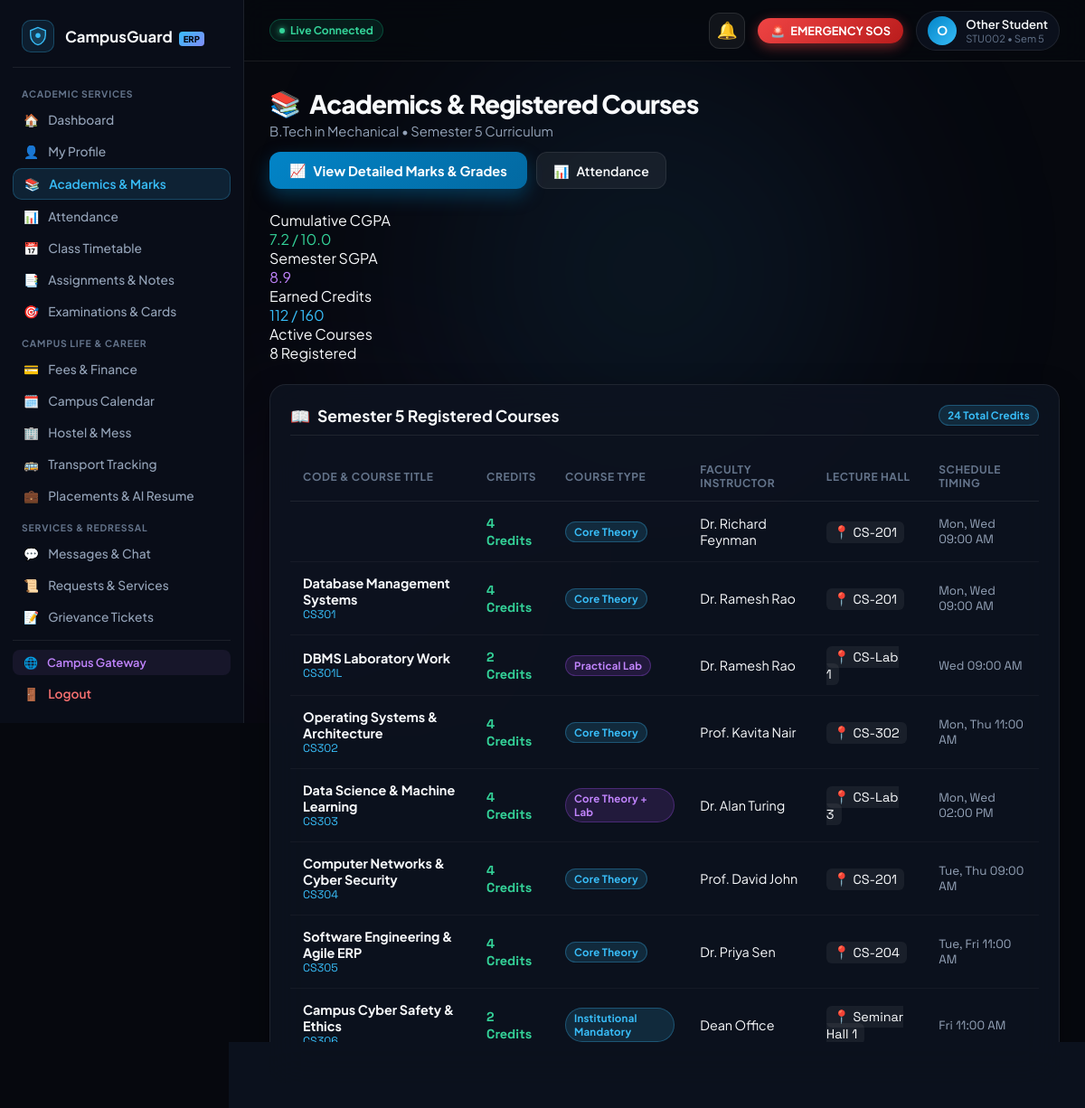
Screenshot of /student/academics (signed in) with the database file from the repository.
### tables this page shows
CREATE TABLE students (
            id INTEGER PRIMARY KEY AUTOINCREMENT,
            name TEXT NOT NULL,
            register_number TEXT UNIQUE NOT NULL,
            email TEXT NOT NULL,
            password_hash TEXT NOT NULL,
            department TEXT NOT NULL,
            year INTEGER NOT NULL,
            profile_image TEXT DEFAULT '',
            created_at TIMESTAMP DEFAULT CURRENT_TIMESTAMP
        , phone TEXT DEFAULT '+91 98765 43210', join_date TEXT DEFAULT '2023-08-01', cgpa REAL DEFAULT 8.75, program TEXT DEFAULT 'B.Tech', semester INTEGER DEFAULT 5, section TEXT DEFAULT 'A', dob TEXT DEFAULT '2004-05-14', address TEXT DEFAULT '#42, Green Avenue, Tech City, Karnataka 560001', parent_name TEXT DEFAULT 'R. S. Kumar', parent_phone TEXT DEFAULT '+91 94440 12345', sgpa REAL DEFAULT 8.90, earned_credits INTEGER DEFAULT 112, total_credits INTEGER DEFAULT 160, status TEXT DEFAULT 'ACTIVE');

CREATE TABLE courses (
            id INTEGER PRIMARY KEY AUTOINCREMENT,
            course_code TEXT UNIQUE NOT NULL,
            course_name TEXT NOT NULL,
            department TEXT NOT NULL,
            semester INTEGER NOT NULL,
            credits INTEGER NOT NULL,
            faculty_name TEXT NOT NULL,
            course_type TEXT NOT NULL,
            room_number TEXT NOT NULL,
            timing TEXT NOT NULL
        );

### routes/student.py (the view)
@student_bp.route('/student/academics')
@student_required
def student_academics(student):
    conn = get_db_connection()
    courses = conn.execute("SELECT * FROM courses ORDER BY course_code ASC").fetchall()
    conn.close()
    return render_template('student/academics.html', student=student, courses=courses, active_page='academics')

### app.py (called while the page is built, shortened)
def _url_build_error_fallback(error, endpoint, values):
    for registered_ep in list(app.view_functions.keys()):
        if registered_ep == endpoint or registered_ep.endswith('.' + endpoint):
            try:
                return url_for(registered_ep, **values)
            except Exception:
                if 'student_id' in values and 'id' not in values:
                    v_copy = dict(values)
                    v_copy['id'] = v_copy.pop('student_id')
                    try:
                        return url_for(registered_ep, **v_copy)
                    except Exception:
                        pass
                continue

### database/db.py (called while the page is built)
def get_db_connection():
    conn = sqlite3.connect(DATABASE_FILE, timeout=20.0)
    conn.row_factory = sqlite3.Row
    return conn

### utils/security.py (called while the page is built)
def add_security_headers(response):
    response.headers['Cache-Control'] = 'no-cache, no-store, must-revalidate, max-age=0'
    response.headers['Pragma'] = 'no-cache'
    response.headers['Expires'] = '0'
    response.headers['X-Content-Type-Options'] = 'nosniff'
    response.headers['X-Frame-Options'] = 'SAMEORIGIN'
    response.headers['X-XSS-Protection'] = '1; mode=block'
    return response

### templates/student/academics.html (shortened to what this page needs)
{% extends "student/base_student.html" %}
{% block student_content %}
<div class="page-header-block">
    <div class="page-title-group">
        <h1><span>📚</span> Academics &amp; Registered Courses</h1>
        <p>{{ student.program|default('B.Tech') }} in {{ student.department }} • Semester {{ student.semester|default(5) }} Curriculum</p>
    </div>
    <div style="display: flex; gap: 10px;">
        <a href="{{ url_for('student_marks') }}" class="btn-primary">
            <span>📈</span> View Detailed Marks &amp; Grades
        </a>
        <a href="{{ url_for('student_attendance') }}" class="btn-secondary">
            <span>📊</span> Attendance
        </a>
    </div>
</div>
<section class="attendance-summary-banner" style="grid-template-columns: repeat(auto-fit, minmax(180px, 1fr));">
    <div class="stat-box">
        <div class="stat-box-label">Cumulative CGPA</div>
        <div class="stat-box-num" style="color: #34d399;">{{ student.cgpa|default('8.75') }} / 10.0</div>
    </div>
    <div class="stat-box">
        <div class="stat-box-label">Semester SGPA</div>
        <div class="stat-box-num" style="color: #c084fc;">{{ student.sgpa|default('8.90') }}</div>
    </div>
    <div class="stat-box">
        <div class="stat-box-label">Earned Credits</div>
        <div class="stat-box-num" style="color: #38bdf8;">{{ student.earned_credits|default('112') }} / {{ student.total_credits|default('160') }}</div>
    </div>
    <div class="stat-box">
        <div class="stat-box-label">Active Courses</div>
        <div class="stat-box-num" style="color: var(--text-primary);">{{ courses|length }} Registered</div>
    </div>
</section>
<section class="content-card">
    <div class="card-header-row">
        <h2 class="card-heading"><span>📖</span> Semester 5 Registered Courses</h2>
        <span class="badge badge-cyan">24 Total Credits</span>
    </div>
    <div class="table-responsive">
        <table class="portal-table">
            <thead>
                <tr>
                    <th>Code &amp; Course Title</th>
                    <th>Credits</th>
                    <th>Course Type</th>
                    <th>Faculty Instructor</th>
                    <th>Lecture Hall</th>
                    <th>Schedule Timing</th>
                </tr>
            </thead>
            <tbody>
                {% for c in courses %}
                <tr>
                    <td>
                        <div style="font-weight: 700; color: var(--text-primary);">{{ c.course_name }}</div>
                        <div style="font-size: 0.78rem; color: var(--student-primary); font-family: var(--font-mono);">{{ c.course_code }}</div>
                    </td>
                    <td><strong style="font-family: var(--font-mono); color: #34d399;">{{ c.credits }} Credits</strong></td>
                    <td>
                        <span class="badge {% if 'Lab' in c.course_type %}badge-purple{% elif 'Elective' in c.course_type %}badge-yellow{% else %}badge-cyan{% endif %}">
                            {{ c.course_type }}
                        </span>
                    </td>
                    <td>{{ c.faculty_name }}</td>
                    <td>
                        <span style="font-family: var(--font-mono); background: rgba(255,255,255,0.06); padding: 3px 8px; border-radius: 6px;">
                            📍 {{ c.room_number }}
                        </span>
                    </td>
                    <td style="font-size: 0.84rem; color: var(--text-secondary); font-family: var(--font-mono);">
                        {{ c.timing }}
                    </td>
                </tr>
                {% endfor %}
            </tbody>
        </table>
    </div>
</section>
{% endblock %}

### templates/student/base_student.html (shortened to what this page needs)
<!DOCTYPE html>
<html lang="en">
<head>
    <link rel="stylesheet" href="{{ url_for('static', filename='css/student-portal.css') }}">
    <link rel="stylesheet" href="{{ url_for('static', filename='css/campusguard-toast.css') }}">
    <link rel="stylesheet" href="{{ url_for('static', filename='css/emergency.css') }}">
</head>
<body>
    <div class="ambient-background" aria-hidden="true">
        <div class="glow-orb orb-primary"></div>
        <div class="glow-orb orb-secondary"></div>
    </div>
    <div class="portal-layout">
        <aside class="sidebar" id="student-sidebar" aria-label="Student Navigation">
            <a href="{{ url_for('student_dashboard') }}" class="sidebar-brand">
                <div class="brand-icon">
                    <svg width="22" height="22" viewBox="0 0 32 32" fill="none" xmlns="http://www.w3.org/2000/svg">
                        <path d="M16 2L4 7V14C4 22 9.5 28.5 16 30C22.5 28.5 28 22 28 14V7L16 2Z" fill="#38bdf8" fill-opacity="0.2" stroke="#38bdf8" stroke-width="2"/>
                        <circle cx="16" cy="15" r="4" fill="#38bdf8"/>
                    </svg>
                </div>
                <span class="brand-name">CampusGuard <span class="brand-badge">ERP</span></span>
            </a>
            <nav class="sidebar-nav">
                <span class="nav-category">Academic Services</span>
                <a href="{{ url_for('student_dashboard') }}" class="nav-link {% if active_page == 'dashboard' %}active{% endif %}" id="nav-dashboard">
                    <span>🏠</span> <span class="nav-text">Dashboard</span>
                </a>
                <a href="{{ url_for('student_profile') }}" class="nav-link {% if active_page == 'profile' %}active{% endif %}" id="nav-profile">
                    <span>👤</span> <span class="nav-text">My Profile</span>
                </a>
                <a href="{{ url_for('student_academics') }}" class="nav-link {% if active_page == 'academics' or active_page == 'marks' %}active{% endif %}" id="nav-academics">
                    <span>📚</span> <span class="nav-text">Academics &amp; Marks</span>
                </a>
                <a href="{{ url_for('student_attendance') }}" class="nav-link {% if active_page == 'attendance' %}active{% endif %}" id="nav-attendance">
                    <span>📊</span> <span class="nav-text">Attendance</span>
                </a>
                <a href="{{ url_for('student_timetable') }}" class="nav-link {% if active_page == 'timetable' %}active{% endif %}" id="nav-timetable">
                    <span>📅</span> <span class="nav-text">Class Timetable</span>
                </a>
                <a href="{{ url_for('student_assignments') }}" class="nav-link {% if active_page == 'assignments' %}active{% endif %}" id="nav-assignments">
                    <span>📑</span> <span class="nav-text">Assignments &amp; Notes</span>
                </a>
                <a href="{{ url_for('student_examinations') }}" class="nav-link {% if active_page == 'examinations' %}active{% endif %}" id="nav-examinations">
                    <span>🎯</span> <span class="nav-text">Examinations &amp; Cards</span>
                </a>
                <span class="nav-category">Campus Life &amp; Career</span>
                <a href="{{ url_for('student_fees') }}" class="nav-link {% if active_page == 'fees' %}active{% endif %}" id="nav-fees">
                    <span>💳</span> <span class="nav-text">Fees &amp; Finance</span>
                </a>
                <a href="{{ url_for('student_calendar') }}" class="nav-link {% if active_page == 'calendar' %}active{% endif %}" id="nav-calendar">
                    <span>🗓️</span> <span class="nav-text">Campus Calendar</span>
                </a>
                <a href="{{ url_for('student_hostel') }}" class="nav-link {% if active_page == 'hostel' %}active{% endif %}" id="nav-hostel">
                    <span>🏢</span> <span class="nav-text">Hostel &amp; Mess</span>
                </a>
                <a href="{{ url_for('student_transport') }}" class="nav-link {% if active_page == 'transport' %}active{% endif %}" id="nav-transport">
                    <span>🚌</span> <span class="nav-text">Transport Tracking</span>
                </a>
                <a href="{{ url_for('student_placements') }}" class="nav-link {% if active_page == 'placements' %}active{% endif %}" id="nav-placements">
                    <span>💼</span> <span class="nav-text">Placements &amp; AI Resume</span>
                </a>
                <span class="nav-category">Services &amp; Redressal</span>
                <a href="{{ url_for('student_messages') }}" class="nav-link {% if active_page == 'messages' %}active{% endif %}" id="nav-messages">
                    <span>💬</span> <span class="nav-text">Messages &amp; Chat</span>
                </a>
                <a href="{{ url_for('student_requests') }}" class="nav-link {% if active_page == 'requests' %}active{% endif %}" id="nav-requests">
                    <span>📜</span> <span class="nav-text">Requests &amp; Services</span>
                </a>
                <a href="{{ url_for('student_complaints') }}" class="nav-link {% if active_page == 'complaints' %}active{% endif %}" id="nav-complaints">
                    <span>📝</span> <span class="nav-text">Grievance Tickets</span>
                </a>
                <a href="{{ url_for('student_lost_found') }}" class="nav-link {% if active_page == 'lost_found' %}active{% endif %}" id="nav-lost-found">
                </a>
            </nav>
            <div class="sidebar-footer">
                <a href="/" class="admin-switch-link" title="Open Campus Gateway">
                    <span>🌐</span> <span>Campus Gateway</span>
                </a>
                <a href="{{ url_for('student_logout') }}" class="logout-link" id="btn-logout" aria-label="Sign out">
                    <span>🚪</span> <span>Logout</span>
                </a>
            </div>
        </aside>
        <div class="main-wrapper">
            <header class="topbar">
                <div class="topbar-left">
                    <div class="conn-status-pill">
                        <span class="conn-dot"></span>
                        <span>Live Connected</span>
                    </div>
                </div>
                <div class="topbar-right">
                    <div class="notif-bell-wrapper">
                        <button type="button" class="notif-bell-btn" id="notif-bell-btn" aria-label="View notifications">
                            <span>🔔</span>
                        </button>
                    </div>
                    <a href="{{ url_for('student_emergency') }}" class="topbar-quick-sos" id="topbar-sos-btn" title="Instant Emergency Distress Beacon" onclick="handleTopbarSOSClick(event)">
                        <span>🚨</span> EMERGENCY SOS
                    </a>
                    <a href="{{ url_for('student_profile') }}" class="user-avatar-pill" title="View Profile">
                        <div class="avatar-circle">
                            {{ student.name[0]|upper if student else 'S' }}
                        </div>
                        <div class="user-meta-top">
                            <span class="user-name-top">{{ student.name if student else 'Student' }}</span>
                            <span class="user-role-top">{{ student.register_number if student else '' }} • Sem {{ student.semester|default(5) }}</span>
                        </div>
                    </a>
                </div>
            </header>
            <main class="portal-content">
                {% block student_content %}{% endblock %}
            </main>
        </div>
    </div>
</body>
</html>

### static/css/campusguard-toast.css (style rules this page uses)
.notif-bell-wrapper { position: relative; display: inline-block; }
.notif-bell-btn { position: relative; background: rgba(255, 255, 255, 0.05); border: 1px solid rgba(255, 255, 255, 0.1); color: #f1f5f9; width: 40px; height: 40px; border-radius: 12px; display: flex; align-items: center; justify-content: center; cursor: pointer; font-size: 1.15rem; transition: all 0.2s ease; }
.conn-status-pill { display: inline-flex; align-items: center; gap: 6px; padding: 4px 10px; border-radius: 99px; font-size: 0.75rem; font-weight: 700; background: rgba(16, 185, 129, 0.12); border: 1px solid rgba(16, 185, 129, 0.3); color: #34d399; }
.conn-dot { width: 6px; height: 6px; border-radius: 50%; background: #34d399; box-shadow: 0 0 6px #34d399; }

### static/css/emergency.css (style rules this page uses)
:root { --emg-critical: #ef4444; --emg-high: #f97316; --emg-medium: #f59e0b; --emg-low: #3b82f6; --emg-success: #10b981; --emg-bg-card: rgba(14, 19, 32, 0.88); --emg-border-glow: rgba(239, 68, 68, 0.4); }

### rows the page displays
students: name "O", name "Other Student", register_number "STU002", semester "5", program "B.Tech", department "Mechanical", cgpa "7.2", sgpa "8.9", earned_credits "112", total_credits "160"
courses: credits "4", course_type "Core Theory", faculty_name "Dr. Richard Feynman", room_number "CS-201", timing "Mon, Wed 09:00 AM"
courses: course_name "Database Management Systems", course_code "CS301", credits "4", course_type "Core Theory", faculty_name "Dr. Ramesh Rao", room_number "CS-201", timing "Mon, Wed 09:00 AM"
courses: course_name "DBMS Laboratory Work", course_code "CS301L", credits "2", course_type "Practical Lab", faculty_name "Dr. Ramesh Rao", room_number "CS-Lab 1", timing "Wed 09:00 AM"
courses: course_name "Operating Systems & Architecture", course_code "CS302", credits "4", course_type "Core Theory", faculty_name "Prof. Kavita Nair", room_number "CS-302", timing "Mon, Thu 11:00 AM"
courses: course_name "Data Science & Machine Learning", course_code "CS303", credits "4", course_type "Core Theory + Lab", faculty_name "Dr. Alan Turing", room_number "CS-Lab 3", timing "Mon, Wed 02:00 PM"
courses: course_name "Computer Networks & Cyber Security", course_code "CS304", credits "4", course_type "Core Theory", faculty_name "Prof. David John", room_number "CS-201", timing "Tue, Thu 09:00 AM"
courses: course_name "Software Engineering & Agile ERP", course_code "CS305", credits "4", course_type "Core Theory", faculty_name "Dr. Priya Sen", room_number "CS-204", timing "Tue, Fri 11:00 AM"
courses: course_name "Campus Cyber Safety & Ethics", course_code "CS306", credits "2", course_type "Institutional Mandatory", faculty_name "Dean Office", room_number "Seminar Hall 1", timing "Fri 11:00 AM"

### other values shown
{{ courses|length }} "8"
